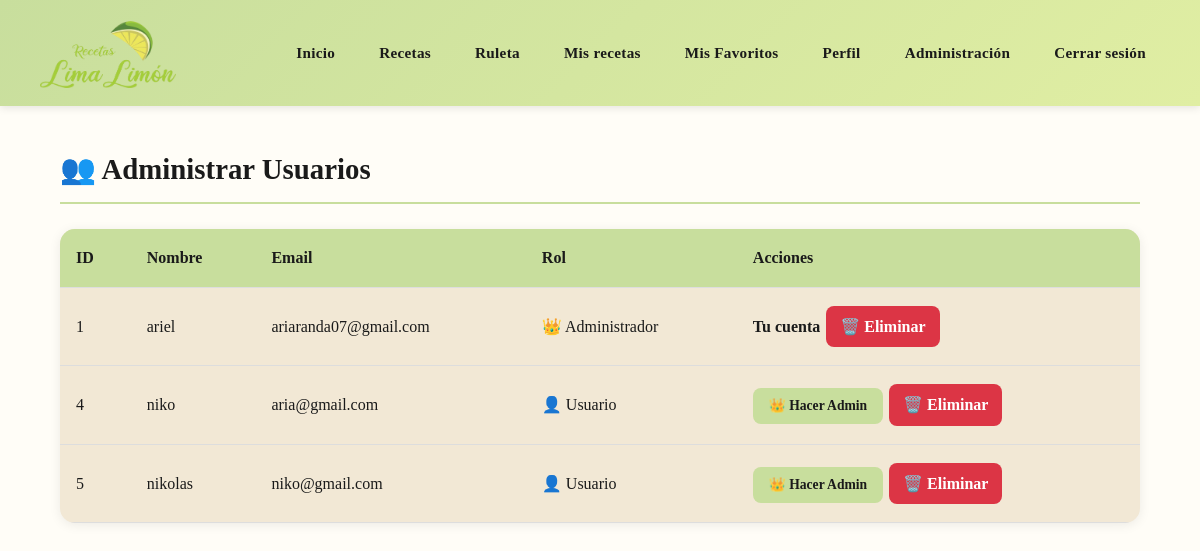
Page /admin_usuarios.php (signed in) on the committed database.
### tables this page shows
CREATE TABLE `usuarios` (
  `id` int(11) NOT NULL,
  `nombre` varchar(100) DEFAULT NULL,
  `email` varchar(100) DEFAULT NULL,
  `password` varchar(255) DEFAULT NULL,
  `preferencia_tipo` varchar(150) DEFAULT NULL,
  `rol` varchar(20) NOT NULL DEFAULT 'usuario'
);

### admin_usuarios.php (the view, shortened to what this page needs)
<?php
include("config.php");
$result = $conn->query("
SELECT id,nombre,email,rol
FROM usuarios
ORDER BY id ASC
");
?>
<!DOCTYPE html>
<html lang="es">
<head>
<link rel="stylesheet" href="css/style.css">
</head>
<body>
<?php include("header.php"); ?>
<div class="container">
<h2>👥 Administrar Usuarios</h2>
<table class="tabla-admin">
<thead>
<tr>
<th>ID</th>
<th>Nombre</th>
<th>Email</th>
<th>Rol</th>
<th>Acciones</th>
</tr>
</thead>
<tbody>
<?php while($user = $result->fetch_assoc()){ ?>
<tr>
<td data-label="ID"><?php echo $user['id']; ?></td>
<td data-label="Nombre"><?php echo htmlspecialchars($user['nombre']); ?></td>
<td data-label="Email"><?php echo htmlspecialchars($user['email']); ?></td>
<td data-label="Rol">
<?php
if($user['rol']=="admin"){
echo "👑 Administrador";
}else{
echo "👤 Usuario";
}
?>
</td>
<td data-label="Acciones">
<?php if($user['id'] != $_SESSION['user_id']){ ?>
    <?php if($user['rol']=="usuario"){ ?>
        <a
        href="cambiar_rol.php?id=<?php echo $user['id']; ?>&rol=admin"
        class="btn-editar">
        👑 Hacer Admin
        </a>
    <?php } ?>
<?php }else{ ?>
    <strong>Tu cuenta</strong>
<?php } ?>
<a
href="eliminar_usuario.php?id=<?php echo $user['id']; ?>"
class="btn-eliminar"
onclick="return confirm('¿Seguro que deseas eliminar este usuario? Esta acción no se puede deshacer.')"
>
🗑️ Eliminar
</a>
</td>
</tr>
<?php } ?>
</tbody>
</table>
</div>
</body>
</html>

### css/style.css (style rules this page uses)
:root { --crema: #FFFDF7; --beige: #F2E8D5; --verde-medio: #C8DE9D; --verde-claro: #E0EEA3; --negro: #1a1a1a; --gris-suave: #888; --sombra: 0 2px 12px rgba(0,0,0,0.08); --radio: 12px; }
*, *::before, *::after { box-sizing: border-box; margin: 0; padding: 0; }
body { font-family: 'Georgia', serif; background: var(--crema); color: var(--negro); line-height: 1.6; min-height: 100vh; overflow-x: hidden; }
.container { width: 90%; max-width: 1100px; margin: 40px auto; }
.container h2 { font-size: 1.8rem; font-weight: 700; color: var(--negro); margin-bottom: 24px; border-bottom: 2px solid var(--verde-medio); padding-bottom: 10px; }
.btn-editar { display:inline-block; margin-top:6px; padding:7px 16px; font-size:0.85rem; font-weight:600; text-decoration:none; border:none; border-radius:8px; background: var(--verde-medio); color: var(--negro); transition: background 0.2s, transform 0.1s; }
.tabla-admin { width:100%; border-collapse:collapse; margin-top:25px; background:var(--beige); border-radius:12px; overflow:hidden; box-shadow:var(--sombra); }
.tabla-admin th { background:var(--verde-medio); padding:15px; text-align:left; }
.tabla-admin td { padding:14px; border-bottom:1px solid #ddd; }
.btn-eliminar { display:inline-block; padding:8px 14px; margin:2px; border-radius:8px; text-decoration:none; font-weight:600; background:#dc3545; color:white; transition:.2s; }
.tabla-admin { width:100%; border-collapse:collapse; background:var(--beige); border-radius:15px; overflow:hidden; box-shadow:var(--sombra); }
.tabla-admin th, .tabla-admin td { padding:16px; text-align:left; border-bottom:1px solid #ddd; }
.tabla-admin th { background:var(--verde-medio); }

### rows in the picture
usuarios: id "1", nombre "ariel", email "ariaranda07@gmail.com", rol "👑 Administrador", shows "Tu cuenta"
usuarios: id "4", nombre "niko", email "aria@gmail.com", rol "👤 Usuario"
usuarios: id "5", nombre "nikolas", email "niko@gmail.com", rol "👤 Usuario"
